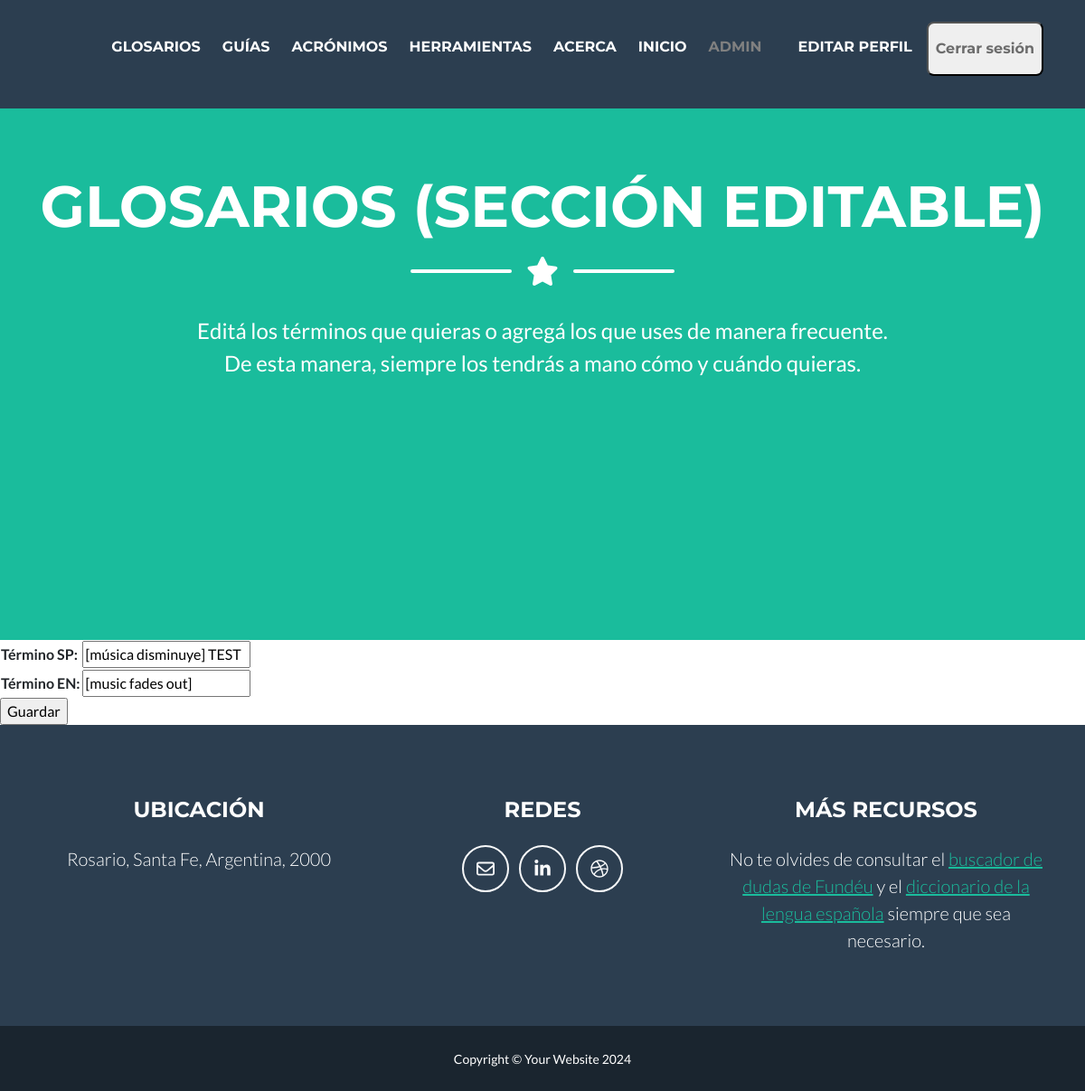
The page /glosariosUpdate/2/ (signed in) on the database as committed earlier.
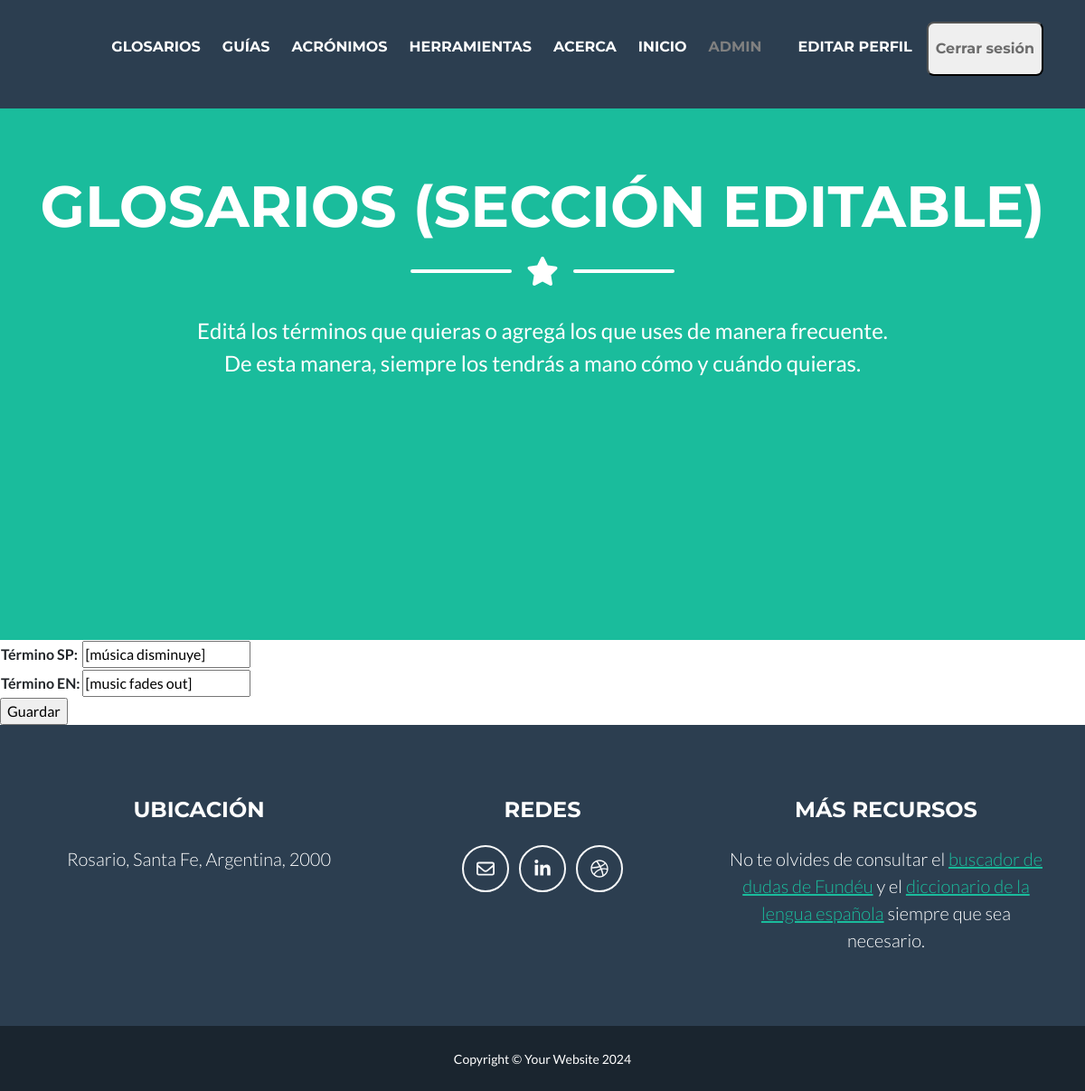
The same page on the database as committed later.
### aplicacion/models.py (models this page shows, shortened)
class Glosarios(models.Model):
    Término_EN = models.CharField(max_length=100)
    Término_SP = models.CharField(max_length=100)
    class Meta:
        verbose_name = "Glosarios"
        verbose_name_plural = "Glosarios"

### aplicacion/views.py (the view)
# urls.py: path('glosariosUpdate/<int:pk>/', GlosariosUpdate.as_view(), name="glosariosUpdate"),
class GlosariosUpdate(UpdateView, LoginRequiredMixin):
    model = Glosarios
    fields = ["Término_SP", "Término_EN"]
    success_url = reverse_lazy("glosarios")

### aplicacion/templates/aplicacion/glosarios_form.html (shortened to what this page needs)
{% extends "aplicacion/index.html" %}
{% block inicio %}
<li class="nav-item mx-0 mx-lg-1"><a class="nav-link py-3 px-0 px-lg-2 rounded" href="{% url 'home' %}">Inicio</a></li>
{% endblock inicio %}
{% block  titulo%}
<header class="masthead bg-primary text-white text-center">
    <div class="container d-flex align-items-center flex-column">
        <h1 class="masthead-heading text-uppercase mb-0">Glosarios (Sección editable)</h1>
        <div class="divider-custom divider-light">
            <div class="divider-custom-line"></div>
            <div class="divider-custom-icon"><i class="fas fa-star"></i></div>
            <div class="divider-custom-line"></div>
        </div>
        <p class="masthead-subheading font-weight-light mb-0">Editá los términos que quieras o agregá los que uses de manera frecuente.<br>De esta manera, siempre los tendrás a mano cómo y cuándo quieras.</p>
    </div>
</header>
{% endblock titulo%}
{% block contenido %}
<form action="" method="post">
    <table>
        {{ form.as_table}}
    </table>
    <input type="submit" value="Guardar">
</form>
{% endblock contenido %}

Rows that differ between the two databases and show on the page:
changed Glosarios "[music fades out]": Término_SP "[música disminuye] TEST" → "[música disminuye]"
